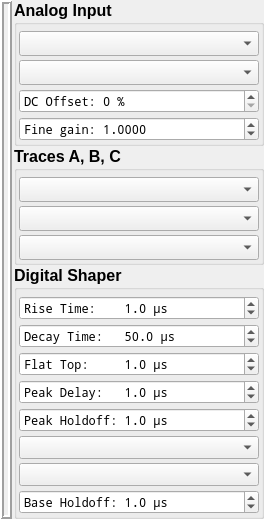
         <widget class="QFrame" name="TopOSFrame">
          <property name="frameShape">
           <enum>QFrame::NoFrame</enum>
          </property>
          <property name="frameShadow">
           <enum>QFrame::Raised</enum>
          </property>
          <property name="lineWidth">
           <number>2</number>
          </property>
          <layout class="QHBoxLayout" name="horizontalLayout">
           <property name="spacing">
            <number>2</number>
           </property>
           <property name="leftMargin">
            <number>0</number>
           </property>
           <property name="topMargin">
            <number>0</number>
           </property>
           <property name="rightMargin">
            <number>0</number>
           </property>
           <property name="bottomMargin">
            <number>0</number>
           </property>
           <item>
            <widget class="QFrame" name="frame">
             <property name="frameShape">
              <enum>QFrame::Box</enum>
             </property>
             <property name="frameShadow">
              <enum>QFrame::Raised</enum>
             </property>
             <property name="lineWidth">
              <number>2</number>
             </property>
             <layout class="QVBoxLayout" name="verticalLayout_22">
              <property name="leftMargin">
               <number>2</number>
              </property>
              <property name="topMargin">
               <number>2</number>
              </property>
              <property name="rightMargin">
               <number>2</number>
              </property>
              <property name="bottomMargin">
               <number>2</number>
              </property>
              <item>
               <widget class="OscCanvas" name="QScope" native="true"/>
              </item>
             </layout>
            </widget>
           </item>
           <item>
            <widget class="QFrame" name="RightFrame">
             <property name="sizePolicy">
              <sizepolicy hsizetype="Maximum" vsizetype="Preferred">
               <horstretch>0</horstretch>
               <verstretch>0</verstretch>
              </sizepolicy>
             </property>
             <property name="minimumSize">
              <size>
               <width>250</width>
               <height>0</height>
              </size>
             </property>
             <property name="maximumSize">
              <size>
               <width>250</width>
               <height>16777215</height>
              </size>
             </property>
             <property name="frameShape">
              <enum>QFrame::NoFrame</enum>
             </property>
             <property name="frameShadow">
              <enum>QFrame::Raised</enum>
             </property>
             <property name="lineWidth">
              <number>0</number>
             </property>
             <layout class="QVBoxLayout" name="verticalLayout_18">
              <property name="spacing">
               <number>0</number>
              </property>
              <property name="leftMargin">
               <number>0</number>
              </property>
              <property name="topMargin">
               <number>0</number>
              </property>
              <property name="rightMargin">
               <number>0</number>
              </property>
              <property name="bottomMargin">
               <number>0</number>
              </property>
              <item>
               <widget class="QGroupBox" name="groupBox_10">
                <property name="sizePolicy">
                 <sizepolicy hsizetype="Preferred" vsizetype="Preferred">
                  <horstretch>0</horstretch>
                  <verstretch>0</verstretch>
                 </sizepolicy>
                </property>
                <property name="font">
                 <font>
                  <pointsize>12</pointsize>
                  <weight>75</weight>
                  <bold>true</bold>
                 </font>
                </property>
                <property name="title">
                 <string>Analog Input</string>
                </property>
                <layout class="QVBoxLayout" name="verticalLayout_16">
                 <property name="spacing">
                  <number>4</number>
                 </property>
                 <property name="leftMargin">
                  <number>2</number>
                 </property>
                 <property name="topMargin">
                  <number>6</number>
                 </property>
                 <property name="rightMargin">
                  <number>2</number>
                 </property>
                 <property name="bottomMargin">
                  <number>2</number>
                 </property>
                 <item>
                  <widget class="QComboBox" name="InputRange">
                   <property name="font">
                    <font>
                     <family>Noto Sans</family>
                     <pointsize>9</pointsize>
                     <weight>50</weight>
                     <italic>false</italic>
                     <bold>false</bold>
                    </font>
                   </property>
                  </widget>
                 </item>
                 <item>
                  <widget class="QComboBox" name="InputPolarity">
                   <property name="font">
                    <font>
                     <family>Noto Sans</family>
                     <pointsize>9</pointsize>
                     <weight>50</weight>
                     <italic>false</italic>
                     <bold>false</bold>
                    </font>
                   </property>
                  </widget>
                 </item>
                 <item>
                  <widget class="QSpinBox" name="DCoffsetSpinBox">
                   <property name="sizePolicy">
                    <sizepolicy hsizetype="Preferred" vsizetype="Fixed">
                     <horstretch>0</horstretch>
                     <verstretch>0</verstretch>
                    </sizepolicy>
                   </property>
                   <property name="font">
                    <font>
                     <family>Noto Mono</family>
                     <pointsize>9</pointsize>
                    </font>
                   </property>
                   <property name="suffix">
                    <string> %</string>
                   </property>
                   <property name="prefix">
                    <string>DC Offset: </string>
                   </property>
                   <property name="maximum">
                    <number>100</number>
                   </property>
                  </widget>
                 </item>
                 <item>
                  <widget class="QDoubleSpinBox" name="FineGainSpinBox">
                   <property name="sizePolicy">
                    <sizepolicy hsizetype="Preferred" vsizetype="Fixed">
                     <horstretch>0</horstretch>
                     <verstretch>0</verstretch>
                    </sizepolicy>
                   </property>
                   <property name="font">
                    <font>
                     <family>Noto Mono</family>
                     <pointsize>9</pointsize>
                    </font>
                   </property>
                   <property name="prefix">
                    <string>Fine gain: </string>
                   </property>
                   <property name="decimals">
                    <number>4</number>
                   </property>
                   <property name="minimum">
                    <double>0.500000000000000</double>
                   </property>
                   <property name="maximum">
                    <double>1.500000000000000</double>
                   </property>
                   <property name="singleStep">
                    <double>0.001000000000000</double>
                   </property>
                   <property name="value">
                    <double>1.000000000000000</double>
                   </property>
                  </widget>
                 </item>
                </layout>
               </widget>
              </item>
              <item>
               <widget class="QGroupBox" name="groupBox_19">
                <property name="sizePolicy">
                 <sizepolicy hsizetype="Preferred" vsizetype="Preferred">
                  <horstretch>0</horstretch>
                  <verstretch>0</verstretch>
                 </sizepolicy>
                </property>
                <property name="font">
                 <font>
                  <pointsize>12</pointsize>
                  <weight>75</weight>
                  <bold>true</bold>
                 </font>
                </property>
                <property name="title">
                 <string>Traces A, B, C</string>
                </property>
                <layout class="QVBoxLayout" name="verticalLayout_17">
                 <property name="spacing">
                  <number>4</number>
                 </property>
                 <property name="leftMargin">
                  <number>2</number>
                 </property>
                 <property name="topMargin">
                  <number>6</number>
                 </property>
                 <property name="rightMargin">
                  <number>2</number>
                 </property>
                 <property name="bottomMargin">
                  <number>2</number>
                 </property>
                 <item>
                  <widget class="QComboBox" name="Virtual_1">
                   <property name="font">
                    <font>
                     <family>Noto Sans</family>
                     <pointsize>9</pointsize>
                     <weight>50</weight>
                     <italic>false</italic>
                     <bold>false</bold>
                    </font>
                   </property>
                  </widget>
                 </item>
                 <item>
                  <widget class="QComboBox" name="Virtual_2">
                   <property name="sizePolicy">
                    <sizepolicy hsizetype="Preferred" vsizetype="Fixed">
                     <horstretch>0</horstretch>
                     <verstretch>0</verstretch>
                    </sizepolicy>
                   </property>
                   <property name="font">
                    <font>
                     <family>Noto Sans</family>
                     <pointsize>9</pointsize>
                     <weight>50</weight>
                     <italic>false</italic>
                     <bold>false</bold>
                    </font>
                   </property>
                  </widget>
                 </item>
                 <item>
                  <widget class="QComboBox" name="Digital_1">
                   <property name="font">
                    <font>
                     <family>Noto Sans</family>
                     <pointsize>9</pointsize>
                     <weight>50</weight>
                     <italic>false</italic>
                     <bold>false</bold>
                    </font>
                   </property>
                  </widget>
                 </item>
                </layout>
               </widget>
              </item>
              <item>
               <widget class="QGroupBox" name="groupBox_23">
                <property name="sizePolicy">
                 <sizepolicy hsizetype="Preferred" vsizetype="Preferred">
                  <horstretch>0</horstretch>
                  <verstretch>0</verstretch>
                 </sizepolicy>
                </property>
                <property name="font">
                 <font>
                  <pointsize>12</pointsize>
                  <weight>75</weight>
                  <bold>true</bold>
                 </font>
                </property>
                <property name="title">
                 <string>Digital Shaper</string>
                </property>
                <layout class="QVBoxLayout" name="verticalLayout_11">
                 <property name="spacing">
                  <number>4</number>
                 </property>
                 <property name="leftMargin">
                  <number>2</number>
                 </property>
                 <property name="topMargin">
                  <number>6</number>
                 </property>
                 <property name="rightMargin">
                  <number>2</number>
                 </property>
                 <property name="bottomMargin">
                  <number>2</number>
                 </property>
                 <item>
                  <widget class="QDoubleSpinBox" name="RiseTimeSpinBox">
                   <property name="sizePolicy">
                    <sizepolicy hsizetype="Preferred" vsizetype="Fixed">
                     <horstretch>0</horstretch>
                     <verstretch>0</verstretch>
                    </sizepolicy>
                   </property>
                   <property name="font">
                    <font>
                     <family>Noto Mono</family>
                     <pointsize>9</pointsize>
                    </font>
                   </property>
                   <property name="prefix">
                    <string>Rise Time:    </string>
                   </property>
                   <property name="suffix">
                    <string> μs</string>
                   </property>
                   <property name="decimals">
                    <number>1</number>
                   </property>
                   <property name="minimum">
                    <double>0.100000000000000</double>
                   </property>
                   <property name="singleStep">
                    <double>0.100000000000000</double>
                   </property>
                   <property name="value">
                    <double>1.000000000000000</double>
                   </property>
                  </widget>
                 </item>
                 <item>
                  <widget class="QDoubleSpinBox" name="DecayTimeSpinBox">
                   <property name="sizePolicy">
                    <sizepolicy hsizetype="Preferred" vsizetype="Fixed">
                     <horstretch>0</horstretch>
                     <verstretch>0</verstretch>
                    </sizepolicy>
                   </property>
                   <property name="font">
                    <font>
                     <family>Noto Mono</family>
                     <pointsize>9</pointsize>
                    </font>
                   </property>
                   <property name="prefix">
                    <string>Decay Time:   </string>
                   </property>
                   <property name="suffix">
                    <string> μs</string>
                   </property>
                   <property name="decimals">
                    <number>1</number>
                   </property>
                   <property name="minimum">
                    <double>0.100000000000000</double>
                   </property>
                   <property name="value">
                    <double>50.000000000000000</double>
                   </property>
                  </widget>
                 </item>
                 <item>
                  <widget class="QDoubleSpinBox" name="FlatTopSpinBox">
                   <property name="sizePolicy">
                    <sizepolicy hsizetype="Preferred" vsizetype="Fixed">
                     <horstretch>0</horstretch>
                     <verstretch>0</verstretch>
                    </sizepolicy>
                   </property>
                   <property name="font">
                    <font>
                     <family>Noto Mono</family>
                     <pointsize>9</pointsize>
                    </font>
                   </property>
                   <property name="prefix">
                    <string>Flat Top:     </string>
                   </property>
                   <property name="suffix">
                    <string> μs</string>
                   </property>
                   <property name="decimals">
                    <number>1</number>
                   </property>
                   <property name="singleStep">
                    <double>0.100000000000000</double>
                   </property>
                   <property name="value">
                    <double>1.000000000000000</double>
                   </property>
                  </widget>
                 </item>
                 <item>
                  <widget class="QDoubleSpinBox" name="PeakDelaySpinBox">
                   <property name="sizePolicy">
                    <sizepolicy hsizetype="Preferred" vsizetype="Fixed">
                     <horstretch>0</horstretch>
                     <verstretch>0</verstretch>
                    </sizepolicy>
                   </property>
                   <property name="font">
                    <font>
                     <family>Noto Mono</family>
                     <pointsize>9</pointsize>
                    </font>
                   </property>
                   <property name="prefix">
                    <string>Peak Delay:   </string>
                   </property>
                   <property name="suffix">
                    <string> μs</string>
                   </property>
                   <property name="decimals">
                    <number>1</number>
                   </property>
                   <property name="singleStep">
                    <double>0.100000000000000</double>
                   </property>
                   <property name="value">
                    <double>1.000000000000000</double>
                   </property>
                  </widget>
                 </item>
                 <item>
                  <widget class="QDoubleSpinBox" name="PeakHoldoffSpinBox">
                   <property name="sizePolicy">
                    <sizepolicy hsizetype="Preferred" vsizetype="Fixed">
                     <horstretch>0</horstretch>
                     <verstretch>0</verstretch>
                    </sizepolicy>
                   </property>
                   <property name="font">
                    <font>
                     <family>Noto Mono</family>
                     <pointsize>9</pointsize>
                    </font>
                   </property>
                   <property name="prefix">
                    <string>Peak Holdoff: </string>
                   </property>
                   <property name="suffix">
                    <string> μs</string>
                   </property>
                   <property name="decimals">
                    <number>1</number>
                   </property>
                   <property name="singleStep">
                    <double>0.100000000000000</double>
                   </property>
                   <property name="value">
                    <double>1.000000000000000</double>
                   </property>
                  </widget>
                 </item>
                 <item>
                  <widget class="QComboBox" name="PeakMean">
                   <property name="font">
                    <font>
                     <family>Noto Mono</family>
                     <pointsize>9</pointsize>
                    </font>
                   </property>
                  </widget>
                 </item>
                 <item>
                  <widget class="QComboBox" name="BaseMean">
                   <property name="font">
                    <font>
                     <family>Noto Mono</family>
                     <pointsize>9</pointsize>
                    </font>
                   </property>
                  </widget>
                 </item>
                 <item>
                  <widget class="QDoubleSpinBox" name="BaseHoldoffSpinBox">
                   <property name="sizePolicy">
                    <sizepolicy hsizetype="Preferred" vsizetype="Fixed">
                     <horstretch>0</horstretch>
                     <verstretch>0</verstretch>
                    </sizepolicy>
                   </property>
                   <property name="font">
                    <font>
                     <family>Noto Mono</family>
                     <pointsize>9</pointsize>
                    </font>
                   </property>
                   <property name="prefix">
                    <string>Base Holdoff: </string>
                   </property>
                   <property name="suffix">
                    <string> μs</string>
                   </property>
                   <property name="decimals">
                    <number>1</number>
                   </property>
                   <property name="singleStep">
                    <double>0.100000000000000</double>
                   </property>
                   <property name="value">
                    <double>1.000000000000000</double>
                   </property>
                  </widget>
                 </item>
                </layout>
               </widget>
              </item>
             </layout>
            </widget>
           </item>
          </layout>
         </widget>
